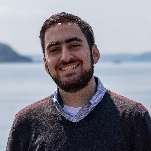
#> input picture images/profile.jpg, 151 x 151 px, found by its file name
$ python match_color_temp.py images --ref images/profile.jpg
#> lines starting #> are read from the running program, lines starting #| are printed output that depends on the picture; after the words box and inside, x2 and y2 are one past the last pixel; in counts of white or black regions, pixels touching at a corner belong together
#!/usr/bin/env python3
"""
match_color_temp.py - Match all images in a folder to a reference image's
color temperature/white balance.

Analyzes the reference image's per-channel statistics and forces every other
image to match, producing visually consistent color temperature across
the batch.

Requirements:
    pip install Pillow numpy

Usage:
    python match_color_temp.py <folder> --ref <reference_image> [--suffix _processed]
"""

import argparse
import sys
from datetime import datetime
from pathlib import Path

import numpy as np
from PIL import Image, ImageEnhance

SUPPORTED_EXTENSIONS = {".jpg", ".jpeg", ".png", ".tif", ".tiff"}


def get_channel_stats(arr: np.ndarray):
    """Return per-channel (mean, std) for an RGB array, ignoring near-black
    and near-white pixels to avoid skewing from clipped regions."""
    mask = (arr.min(axis=2) > 15) & (arr.max(axis=2) < 240)
    if mask.sum() < 100:
        # Fallback: use all pixels
        mask = np.ones(arr.shape[:2], dtype=bool)
    pixels = arr[mask].astype(np.float64)
    means = pixels.mean(axis=0)   # shape (3,)
    stds  = pixels.std(axis=0)    # shape (3,)
    return means, stds


def match_to_reference(arr: np.ndarray, ref_means, ref_stds, src_means, src_stds):
    """
    Reinhard-style color transfer: for each channel, shift and scale so that
    the source image's mean and std match the reference image's.

    pixel_out = (pixel_in - src_mean) * (ref_std / src_std) + ref_mean
    """
    result = arr.astype(np.float64)
    for ch in range(3):
        scale = ref_stds[ch] / (src_stds[ch] + 1e-6)
        result[:, :, ch] = (result[:, :, ch] - src_means[ch]) * scale + ref_means[ch]
    return np.clip(result, 0, 255).astype(np.uint8)


def process_image(img: Image.Image, ref_means, ref_stds) -> Image.Image:
    """Match a single image to the reference color profile."""
    original_mode = img.mode
    has_alpha = original_mode in ("RGBA", "LA", "PA")
    alpha = None
    if has_alpha:
        alpha = img.split()[-1]

    rgb = img.convert("RGB")
    arr = np.array(rgb, dtype=np.uint8)

    src_means, src_stds = get_channel_stats(arr)
    matched = match_to_reference(arr, ref_means, ref_stds, src_means, src_stds)

    out = Image.fromarray(matched)

    if has_alpha and alpha is not None:
        out = out.convert("RGBA")
        out.putalpha(alpha)

    return out


def main():
    p = argparse.ArgumentParser(
        description="Match all images to a reference image's color temperature.",
    )
    p.add_argument("folder", help="Folder containing images")
    p.add_argument("--ref", required=True, help="Reference image filename (inside the folder)")
    p.add_argument("--suffix", default="_processed", help="Output filename suffix (default: _processed)")
    p.add_argument("--output", default=None, help="Output folder (default: same as input)")
    p.add_argument("--overwrite", action="store_true", help="Overwrite existing outputs")
    args = p.parse_args()

    folder = Path(args.folder)
    output = Path(args.output) if args.output else folder
    output.mkdir(parents=True, exist_ok=True)

    ref_path = folder / args.ref
    if not ref_path.exists():
        print(f"Error: reference image not found: {ref_path}", file=sys.stderr)
        sys.exit(1)

    # Analyze reference
    print(f"Reference image: {ref_path.name}")
    with Image.open(ref_path) as ref_img:
#> ref_img is the input picture: PIL image 151x151 RGB; mean R, G, B 130.3, 129.6, 139.7
        ref_arr = np.array(ref_img.convert("RGB"), dtype=np.uint8)
        ref_means, ref_stds = get_channel_stats(ref_arr)
#> in get_channel_stats, `mask = (arr.min(axis=2) > 15) & (arr.max(axis=2) < 240)`:
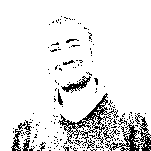
#> mask: shape (151, 151) bool; 89.9% white; black in thin lines or dots, all inside (x1, y1, x2, y2) = (11, 16, 151, 151)
#> in get_channel_stats, `means = pixels.mean(axis=0)`: means = [143.3, 142.7, 152.8]
#> in get_channel_stats, `stds  = pixels.std(axis=0)`: stds = [69.23, 75.73, 77.18]
#> ref_means = [143.3, 142.7, 152.8]; ref_stds = [69.23, 75.73, 77.18]

    print(f"  Channel means (R, G, B): {ref_means[0]:.1f}, {ref_means[1]:.1f}, {ref_means[2]:.1f}")
#|   Channel means (R, G, B): 143.3, 142.7, 152.8
    print(f"  Channel stds  (R, G, B): {ref_stds[0]:.1f}, {ref_stds[1]:.1f}, {ref_stds[2]:.1f}")
#|   Channel stds  (R, G, B): 69.2, 75.7, 77.2
    print()

    # Gather images
    images = sorted(
        f for f in folder.iterdir()
        if f.is_file()
        and f.suffix.lower() in SUPPORTED_EXTENSIONS
        and args.suffix not in f.stem  # skip previously processed
    )

    if not images:
        print("No images found.")
        sys.exit(0)

    print(f"Processing {len(images)} image(s)...\n")

    log_entries = []
    processed = errors = 0
    for img_path in images:
        out_name = f"{img_path.stem}{args.suffix}{img_path.suffix}"
        out_path = output / out_name

        if out_path.exists() and not args.overwrite:
            print(f"  [skip]  {img_path.name} (output exists)")
            continue

        try:
            with Image.open(img_path) as img:
                exif = img.info.get("exif", b"")

                # Show before stats
                src_arr = np.array(img.convert("RGB"), dtype=np.uint8)
                src_means, src_stds = get_channel_stats(src_arr)
#> src_means = [143.3, 142.7, 152.8]; src_stds = [69.23, 75.73, 77.18]

                corrected = process_image(img, ref_means, ref_stds)
#> in process_image, `src_means, src_stds = get_channel_stats(arr)`: src_means = [143.3, 142.7, 152.8]; src_stds = [69.23, 75.73, 77.18]

                save_kwargs = {}
                ext = img_path.suffix.lower()
                if ext in (".jpg", ".jpeg"):
                    save_kwargs["quality"] = 95
                    save_kwargs["subsampling"] = 0
                    if exif:
                        save_kwargs["exif"] = exif

                corrected.save(out_path, **save_kwargs)

                print(f"  [ok]    {img_path.name}")
                print(f"          before  R={src_means[0]:.1f}  G={src_means[1]:.1f}  B={src_means[2]:.1f}")
#|           before  R=143.3  G=142.7  B=152.8
                print(f"          target  R={ref_means[0]:.1f}  G={ref_means[1]:.1f}  B={ref_means[2]:.1f}")
#|           target  R=143.3  G=142.7  B=152.8
                processed += 1

                log_entries.append({
                    "source": img_path.name,
                    "output": out_name,
                    "before_means": (src_means[0], src_means[1], src_means[2]),
                    "before_stds":  (src_stds[0],  src_stds[1],  src_stds[2]),
                })

        except Exception as exc:
            print(f"  [error] {img_path.name}: {exc}", file=sys.stderr)
            errors += 1

    print(f"\nFinished — processed: {processed}, errors: {errors}")

    # Write processing log
    log_path = output / "processing_log.txt"
    with open(log_path, "w", encoding="utf-8") as f:
        f.write("Color Temperature Matching — Processing Log\n")
        f.write("=" * 50 + "\n\n")
        f.write(f"Date:       {datetime.now().strftime('%Y-%m-%d %H:%M:%S')}\n")
        f.write(f"Tool:       match_color_temp.py\n")
        f.write(f"Method:     Reinhard color transfer (per-channel mean/std matching)\n\n")
        f.write(f"Command:    {' '.join(sys.argv)}\n\n")
        f.write(f"Input folder:  {folder.resolve()}\n")
        f.write(f"Output folder: {output.resolve()}\n")
        f.write(f"Suffix:        {args.suffix}\n\n")
        f.write(f"Reference image: {args.ref}\n")
        f.write(f"  Channel means (R, G, B): {ref_means[0]:.2f}, {ref_means[1]:.2f}, {ref_means[2]:.2f}\n")
        f.write(f"  Channel stds  (R, G, B): {ref_stds[0]:.2f}, {ref_stds[1]:.2f}, {ref_stds[2]:.2f}\n")
        f.write(f"  (Stats computed on pixels with min > 15, max < 240 to exclude clipped regions)\n\n")
        f.write("-" * 50 + "\n")
        f.write(f"Images processed: {processed}  |  Errors: {errors}\n")
        f.write("-" * 50 + "\n\n")
        for entry in log_entries:
            bm = entry["before_means"]
            bs = entry["before_stds"]
            f.write(f"  {entry['source']}\n")
            f.write(f"    -> {entry['output']}\n")
            f.write(f"    Original means  R={bm[0]:.2f}  G={bm[1]:.2f}  B={bm[2]:.2f}\n")
            f.write(f"    Original stds   R={bs[0]:.2f}  G={bs[1]:.2f}  B={bs[2]:.2f}\n")
            f.write(f"    Matched to ref  R={ref_means[0]:.2f}  G={ref_means[1]:.2f}  B={ref_means[2]:.2f}\n\n")
#> this loop made 1 pass
#> (bm, bs) on pass 1: ((143.3, 142.7, 152.8), (69.23, 75.73, 77.18))

    print(f"Log written to {log_path}")


if __name__ == "__main__":
    main()
